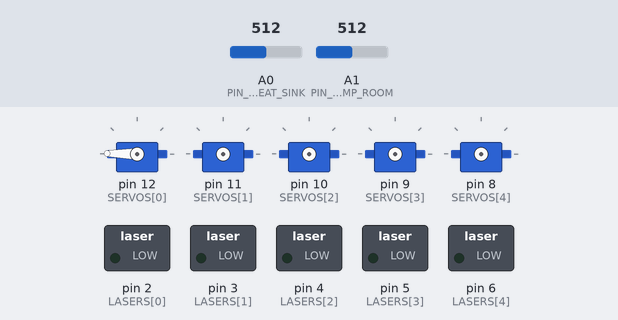
Recording of a sketch running on a simulated Arduino Uno, built with avr-gcc and run on an emulated ATmega328P. On the bench: 5 × servo, switched loads named in the sketch (green lamp = pin HIGH). The inputs (shaded band) are chosen by the test bench; at power-on: A0 (PIN_TEMP_HEAT_SINK) = 512, A1 (PIN_TEMP_ROOM) = 512. What the sketch prints to the serial monitor is not drawn.

Above: at 0.3 s.
At 1.1 s:
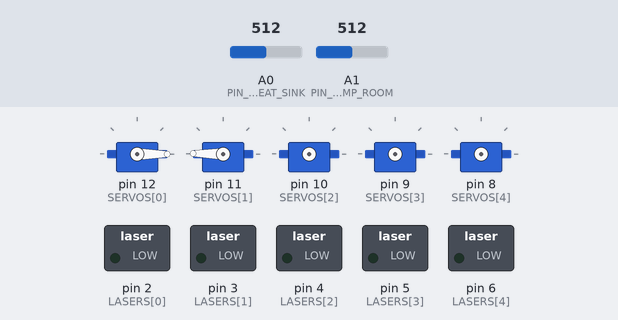
At 1.6 s:
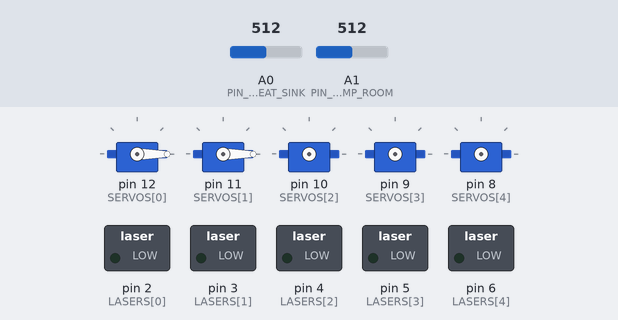
At 2.1 s:
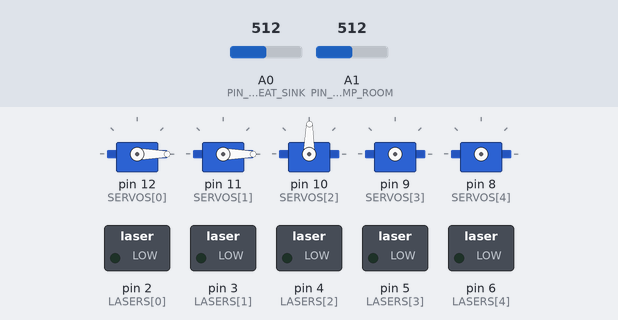
At 2.8 s:
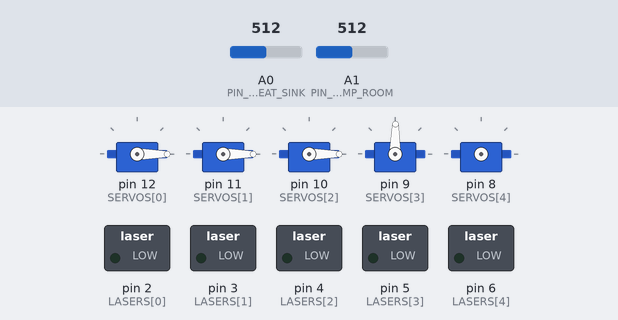
At 3.8 s:
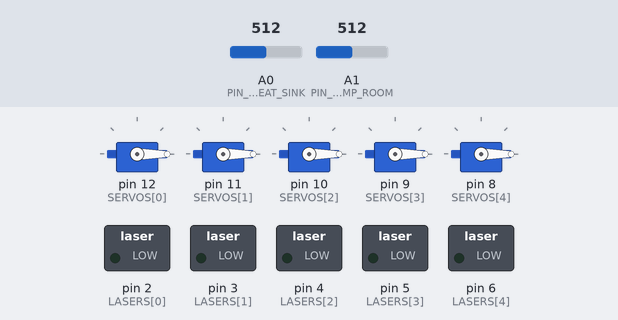
Timing chart, 0 to 5.3 s (numbered marks = the images above):
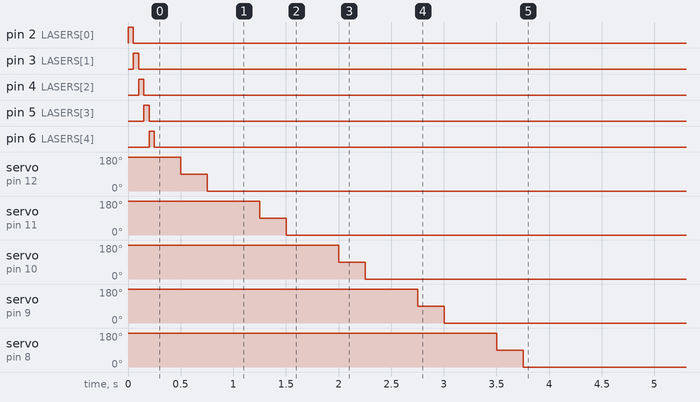

The sketch:

synap_sys_laser.ino
```cpp
#include <avr/interrupt.h>
#include <avr/io.h>
#include <Servo.h>
#include "debug.h"
#include "parameters.h"
#include "serialcmd.h"

long lastTimeTempHeatSink, lastTimeTempRoom, lastTimeTempInternal;

void setup() {
  Serial.begin(9600);

  setupSerialCmd();
  setupLasers() ;
  setupServos() ;

  lastTimeTempHeatSink = lastTimeTempRoom = lastTimeTempInternal = millis();
}

void loop() {
  long time = millis();
  if ((time - lastTimeTempHeatSink) > DELAY_TEMP_HEAT_SINK) {
    Serial.print("/temp/heatsink/");
    double temp = readHeatSinkTemp();
    Serial.print(temp);
    Serial.println("/");
    lastTimeTempHeatSink = time;
  }
  delayMicroseconds(DELAY_TEMP_INTER_READ);

  time = millis();
  if ((time - lastTimeTempRoom) > DELAY_TEMP_ROOM) {
    Serial.print("/temp/room/");

    double temp = readRoomTemp();
    Serial.print(temp);
    Serial.println("/");

    analogReference(DEFAULT);
    lastTimeTempRoom = time;
  }
  delayMicroseconds(DELAY_TEMP_INTER_READ);

// estou tendo problemas em fazer a leitura interna, porque uso com 1.1V
// e ao trocar a tensao de referencia toda as leituras em tensoes diferentes param
// mesmo dando o tempo certo para retornar a tensao certa.
  time = millis();
  if ((time - lastTimeTempInternal) > DELAY_TEMP_INTERNAL) {
    Serial.print("/temp/internal/");
    Serial.print(readInternalTemp());
    Serial.println("/");
    lastTimeTempInternal = time;
  }
  delayMicroseconds(DELAY_TEMP_INTER_READ);

}

double readRoomTemp() {
#if (TEMP_AREF == (DEFAULT))  // para leitura com 5V de referencia
  ADMUX =  _BV(REFS0) ; // 5V (VCC)
  const double fator = .48828125;
#elif (TEMP_AREF == (INTERNAL))  // para leitura com 1.1V de referencia
  ADMUX = _BV(REFS1) | _BV(REFS0); // 1.1V (VCC)
  const double fator  = .107421875;
#else
  ADMUX = _BV(REFS1) | _BV(REFS0); // 1.1V, mas esta aqui nao ' configurado
  const double fator = 0;
#endif
  ADCSRB = 0;
  ADCSRA |= _BV(ADEN);  // enable the ADC

  ADMUX |= _BV(MUX0); // porta A1
  ADCSRA |= _BV(ADEN);  // enable the ADC
  delay(20);

  // descarto a primeira leitura
  ADCSRA |= _BV(ADSC);
  while (bit_is_set(ADCSRA, ADSC));

  double temp = 0;
  byte mean = 0;
  for (; mean < MEAN_TEMP_INTERNAL; mean++) {
    ADCSRA |= _BV(ADSC);
    while (bit_is_set(ADCSRA, ADSC));
    byte l = ADCL;
    int h = ADCH;
    temp += (( h << 8) | l);
    delay(2);
  }
  temp /= mean;

  temp  *= fator;
  return temp;
}

/*
 * baseado no codigo: http://playground.arduino.cc/ComponentLib/Thermistor2
 */
double readHeatSinkTemp() {
  ADMUX =  _BV(REFS0); // nao precisa setar o MUX porque todos sao 0000, porta A0
  ADCSRA |= _BV(ADEN);  // enable the ADC
  delay(20);

  //descarto a primeira leitura
  ADCSRA |= _BV(ADSC);
  while (bit_is_set(ADCSRA, ADSC));

  double temp = 0;
  byte mean = 0;
  for (; mean < MEAN_TEMP_INTERNAL; mean++) {
    ADCSRA |= _BV(ADSC);
    while (bit_is_set(ADCSRA, ADSC));
    byte l = ADCL;
    int h = ADCH;
    temp += (( h << 8) | l);
    delay(2);
  }
  temp /= mean;

  temp = log(10000.0 * (1024.0 / temp - 1));
//  temp = log(10000.0 / (1024.0 / temp - 1)); // for pull-up configuration
  temp = 1 / (0.001129148 + (0.000234125 + (0.0000000876741 * temp * temp )) * temp );
  temp -= 273.15;            // Convert Kelvin to Celcius

  return temp;
}

//https://code.google.com/p/tinkerit/wiki/SecretThermometer
double readInternalTemp() {
  ADMUX = _BV(REFS1) | _BV(REFS0) |  _BV(MUX3);

  ADCSRA |= _BV(ADEN);  // enable the ADC

  delay(20);

  // descarto a primeira leitura;
  ADCSRA |= _BV(ADSC);
  while (bit_is_set(ADCSRA, ADSC));

  double temp = 0;
  byte mean = 0;
  for (; mean < MEAN_TEMP_INTERNAL; mean++) {
    ADCSRA |= _BV(ADSC);
    while (bit_is_set(ADCSRA, ADSC));
    int l = ADCL;
    int h = ADCH;
    temp += (( h << 8) | l);
    delay(2);
  }
  temp /= mean;

  temp = (temp - TEMP_INTERNAL_TOS) / TEMP_INTERNAL_K;
  return temp;
}

/********************
setup do laser
*/
void setupLasers() {

  Serial.println("\n/init/lasers/check");
  String str;

  Cmd cmds = (Cmd)malloc(sizeof(Cmd));

  for (byte b = 0; b < NUM_LASERS; b++) {

    cmds->id = b;

    pinMode(LASERS[cmds->id], OUTPUT);

    cmds->event = HIGH;
    laserCmdEvent(cmds);

    delay(DELAY_SETUP_INTER_LASERS);

    cmds->event = !cmds->event;
    laserCmdEvent(cmds);

    if (DEBUG_INIT) {
      str = "/DEBUG/LASER/";
      str += b;
      Serial.println(str);
    }
  }

  free(cmds);

  Serial.println("\n/init/lasers/ok");
}

/********************
setup do Servos
*/
void setupServos() {
  Serial.println("\n/init/servos/check");
  String str;

  Cmd cmds = (Cmd)malloc(sizeof(Cmd));

  for (byte b = 0; b < NUM_SERVOS; b++) {

    cmds->id = b;

    attachServo(cmds);

    cmds->event = MAX_SERVO_ANGLE;
    servoCmdEvent(cmds);
    delay(SERVO_DELAY_TEST);
    cmds->event = MIDLE_SERVO_ANGLE;
    servoCmdEvent(cmds);
    delay(SERVO_DELAY_TEST);
    cmds->event = MIN_SERVO_ANGLE;
    servoCmdEvent(cmds);
    delay(SERVO_DELAY_TEST);

    if (DEBUG_INIT) {
      str = "/DEBUG/SERVO/";
      str += cmds->id;
      str += "/";
      str += cmds->event;
      Serial.println(str);
    }
  }

  free(cmds);

  Serial.println("\n/init/servos/ok");
}
```

debug.h
```cpp
#ifndef DEBUG_H
#define DEBUG_H

// macros para ativacao de depuracao
#define D_L_INIT        B00000001
#define D_L_SERIALCMD   B00000010
#define D_L_SERVO       B10000000 << 1
#define D_L_LASER       B10000000 << 2

//#define DEBUG         ( D_L_INIT | D_L_SERVO | D_L_LASER | D_L_SERIALCMD)
//#define DEBUG          (D_L_SERIALCMD)
//#define DEBUG          (D_L_POTS)

#ifndef DEBUG
#define DEBUG         (0)
#endif

#define DEBUG_INIT        (D_L_INIT        == (DEBUG & D_L_INIT ))
#define DEBUG_SERVOCMD    (D_L_SERVO       == (DEBUG & D_L_SERVO))
#define DEBUG_SERIALCMD   (D_L_SERIALCMD   == (DEBUG & D_L_SERIALCMD ))

#endif
```

parameters.h
```cpp
#ifndef PARAMETERS_H
#define PARAMETERS_H 1

#include "Arduino.h"
#include "limits.h"
#include "debug.h"


#if DEBUG > 0
#define SYNAP_SYS_BOARD "Arduino DEBUG"
const byte LASERS[]    = { 2,  3,  4,  5,  6};
const byte SERVOS[]    = {12, 11, 10,  9,  8};
#elif defined(__AVR_ATmega2560__)  || defined(__AVR_ATmega1280__)  // Arduino Mega e Variantes
//#elif defined(ARDUINO_ARCH_AVR) && defined(ARDUINO_AVR_MEGA2560)
#define SYNAP_SYS_BOARD "Arduino MEGA"
const byte LASERS[]    = { 2,  3,  4,  5,  6};
const byte SERVOS[]    = {12, 11, 10,  9,  8};
#elif defined(__AVR_ATmega328P__) // Arduino UNO
//#elif defined(ARDUINO_ARCH_AVR) && defined(ARDUINO_AVR_UNO)
#define  SYNAP_SYS_BOARD "Arduino UNO"
const byte LASERS[]    = { 2,  3,  4,  5,  6};
const byte SERVOS[]    = {12, 11, 10,  9,  8};
#else
#error "Este codigo ainda nao esta pronto para outras plataformas"
#endif


#define TEMP_INTERNAL_TOS  320.57
#define TEMP_INTERNAL_K    1.22

#define MEAN_TEMP_ROOM      10
#define MEAN_TEMP_INTERNAL  10
#define MEAN_TEMP_HEAT_SINK  10


#define PIN_TEMP_HEAT_SINK A0
#define PIN_TEMP_ROOM      A1


const byte NUM_LASERS  = sizeof(LASERS) / sizeof(*LASERS);
const byte NUM_SERVOS  = sizeof(SERVOS) / sizeof(*SERVOS);

#define MAX_SERVO_ANGLE 179
#define MIDLE_SERVO_ANGLE (MAX_SERVO_ANGLE/2)
#define MIN_SERVO_ANGLE 0
#define SERVO_DELAY_TEST 250

#define DELAY_TEMP_ROOM          (1000)
#define DELAY_TEMP_HEAT_SINK     (1000)
#define DELAY_TEMP_INTERNAL      (1000)      // delay em milesegundos
#define DELAY_TEMP_INTER_READ    (10 * 1000) // delay em microsegundos
#define DELAY_SETUP_INTER_LASERS (50)

#define DELAY_SERIAL_CMD   (1)
#define TIMEOUT_SERIAL_CMD (6)


// user apenas DEFAULT ou INTERNAL
#define TEMP_AREF  (DEFAULT) // cuidado ao fazer esta mudanca vc pode danificar o arduino
#endif
```

serialcmd.cpp
```cpp
#include "parameters.h"
#include "serialcmd.h"
#include "limits.h"
#include <Servo.h>

//#line 6

/**
static  void parseSerialLaserCmd(Cmd cmds, char c, byte * cmd_p);
static  void parseSerialServoCmd(Cmd cmds, char c, byte * cmd_p);
static  byte laserCmdEvent(Cmd cmds);
static  byte servoCmdEvent(Cmd cmds);
**/
byte servoCmdEvent(Cmd cmds);
byte laserCmdEvent(Cmd cmds);
byte serialWaitAvailable(byte s = 1, long timeOut = TIMEOUT_SERIAL_CMD);

Servo servosObj[NUM_SERVOS];

Cmd cmds = (Cmd)malloc(sizeof(Cmd));

byte serialWaitAvailable(byte s, long timeOut) {
  long lastread = millis();
  byte a;
  do {
    delay(DELAY_SERIAL_CMD);
    a = Serial.available();
  } while ( (a < s) && ( (millis() - lastread) < timeOut));
  return a;
}

void setupSerialCmd() {
  cmds->event = 0;
  cmds->id = 99;
}

void attachServo(Cmd cmd) {
  servosObj[cmd->id].attach(SERVOS[cmd->id]);
}


byte servoCmdEvent(Cmd cmd) {
  bool res = cmd->id >= 0 && cmd->id < NUM_SERVOS;
  res = res && (cmd->event >= MIN_SERVO_ANGLE && cmd->event <= MAX_SERVO_ANGLE);
  if (DEBUG_SERIALCMD) {
    String str = "/DEBUG/SERVO/exec/event/";
    str += cmd->id;
    str += "/";
    str += SERVOS[cmd->id];
    str += "/";
    str += cmd->event;
    str += "/";
    str += res;
    Serial.println(str);
  }

  if (res)
    servosObj[cmd->id].write(cmd->event);
  else if (DEBUG_SERIALCMD) {
    String str = "/DEBUG/SERVO/exec/event/ERROR/";
    str += cmd->event;
    str += "/";
    str += cmd->id;
    str += "/";
    str += LASERS[cmd->id];
    str += "/ERROR";
    Serial.println(str);
  }

  return res;
}

byte laserCmdEvent(Cmd cmds) {
  bool res = cmds->id >= 0 && cmds->id < NUM_LASERS;
  if (DEBUG_SERIALCMD) {
    String str = "/DEBUG/LASER/exec/event/";
    str += cmds->event;
    str += "/";
    str += cmds->id;
    str += "/";
    str += LASERS[cmds->id];
    Serial.println(str);
  }

  if (res)
    digitalWrite(LASERS[cmds->id], cmds->event);
  else if (DEBUG_SERIALCMD) {
    String str = "/DEBUG/LASER/exec/event/ERROR/";
    str += cmds->event;
    str += "/";
    str += cmds->id;
    str += "/";
    str += LASERS[cmds->id];
    str += "/ERROR";
    Serial.println(str);
  }

  return res;
}

bool parseSerialLaserCmd() {
  byte  num = Serial.parseInt();
  cmds->id = num;
  if (DEBUG_SERIALCMD) {
    String str = "/DEBUG/LASER/num/";
    str += num;
    str += "/";
    Serial.println(str);
  }
  char c;
  if (serialWaitAvailable(3)) {
    Serial.read();
    Serial.read();
    c = (char)Serial.read();
  } else return false;

if (DEBUG_SERIALCMD) {
    String str = "/DEBUG/LASER/cmd/";
    str += (c == 'N' || c == 'n')?"on":"off";
    str += "/";
    Serial.println(str);
  }
  cmds->event = (c == 'N' || c == 'n');
  byte res = laserCmdEvent(cmds);
  String str = "/LASER/CMD/";
  if (res) {
    str += "OK/";
    str += cmds->id;
    str += "/";
    str += cmds->event?"ON":"OFF" ;
    str += "/OK/";
  } else {
    str += "ERROR/";
    str += cmds->id;
    str += "/";
    str += cmds->event;
    str += "/ERROR/";
  }
  Serial.println(str);
  Serial.flush();
  return res;
}

bool parseSerialServoCmd() {
  byte  num = Serial.parseInt();
  cmds->id = num;
  if (DEBUG_SERIALCMD) {
    String str = "/DEBUG/SERVO/id/";
    str += num;
    str += "/";
    Serial.println(str);
  }
  num = Serial.parseInt();
  cmds->event = num;
  if (DEBUG_SERIALCMD) {
    String str = "/DEBUG/SERVO/angle/";
    str += num;
    str += "/";
    Serial.println(str);
  }
  byte res = servoCmdEvent(cmds);
  String str = "/SERVO/CMD/";
  if (res) {
    str += "OK/";
    str += cmds->id;
    str += "/";
    str += cmds->event ;
    str += "/OK/";
  } else {
    str += "ERROR/";
    str += cmds->id;
    str += "/";
    str += cmds->event ;
    str += "/ERROR/";
  }
  Serial.println(str);
  Serial.flush();
  return res;
}

void serialEvent() {
  byte cmdStatus = 0;
  if (DEBUG_SERIALCMD) {
    Serial.print("Serial Event, Available: ");
    Serial.println(Serial.available());
  }

  while (serialWaitAvailable(2)) {
    char c = (char)Serial.read();
    if (DEBUG_SERIALCMD) {
      Serial.print("Serial Event, Available: ");
      Serial.println(Serial.available());
    }
    if (DEBUG_SERIALCMD)Serial.println(c);
    // delay(10); // este delay e para dar tempo de todos os dados chegarem na porta serial.

    if (cmdStatus == CMD_BEGIN && (c == 'L' || c == 'l')) {
      if (Serial.readStringUntil('/')) {
        cmdStatus = CMD_LASER;
        if (parseSerialLaserCmd()) cmdStatus == CMD_END;
        else cmdStatus == CMD_ERROR;
        continue;
      }
      cmdStatus = CMD_ERROR;
      break;
    } else if (cmdStatus == CMD_BEGIN && (c == 'S' || c == 's')) {
      if (Serial.readStringUntil('/')) {
        cmdStatus = CMD_SERVO;
        if (parseSerialServoCmd()) cmdStatus == CMD_END;
        else cmdStatus == CMD_ERROR;
        continue;
      }
      cmdStatus = CMD_ERROR;
      break;
    } else if (!cmdStatus && c == '/') {
      if (DEBUG_SERIALCMD) {
        Serial.println("/DEBUG/INICIO COMANDO!");
      }

      cmdStatus = CMD_BEGIN;
      continue;
    } else if (c == '\n') { // FIM DA LINHA
      if (DEBUG_SERIALCMD) {
        Serial.println("/DEBUG/FIM DE COMANDO!");
      }
      cmdStatus = CMD_END;
      break;
    }
  }
  cmdStatus = CMD_ERROR;
  //  delay(10);
}
```

serialcmd.h
```cpp
#ifndef SERIALCOMMAND_H
#define SERIALCOMMAND_H

#include "parameters.h"

#line 5

#define CMD_ERROR        B00000000
#define CMD_BEGIN        B00000001
#define CMD_END          (B11111111)

#define CMD_SERVO        B00100000
#define CMD_SERVO_NUM_OK B00100001
#define CMD_SERVO_OK     B00100010
#define CMD_SERVO_END    B00111111

#define CMD_LASER        B01000000
#define CMD_LASER_NUM_OK B01000001
#define CMD_LASER_OK     B01000010
#define CMD_LASER_END    B01111111

struct Cmd_t {
  uint8_t id;
  uint8_t event;
} ;

typedef struct Cmd_t * Cmd;

void attachServo(Cmd);
byte laserCmdEvent(Cmd cmds);
byte servoCmdEvent(Cmd cmds);

void setupSerialCmd();

#endif
```
